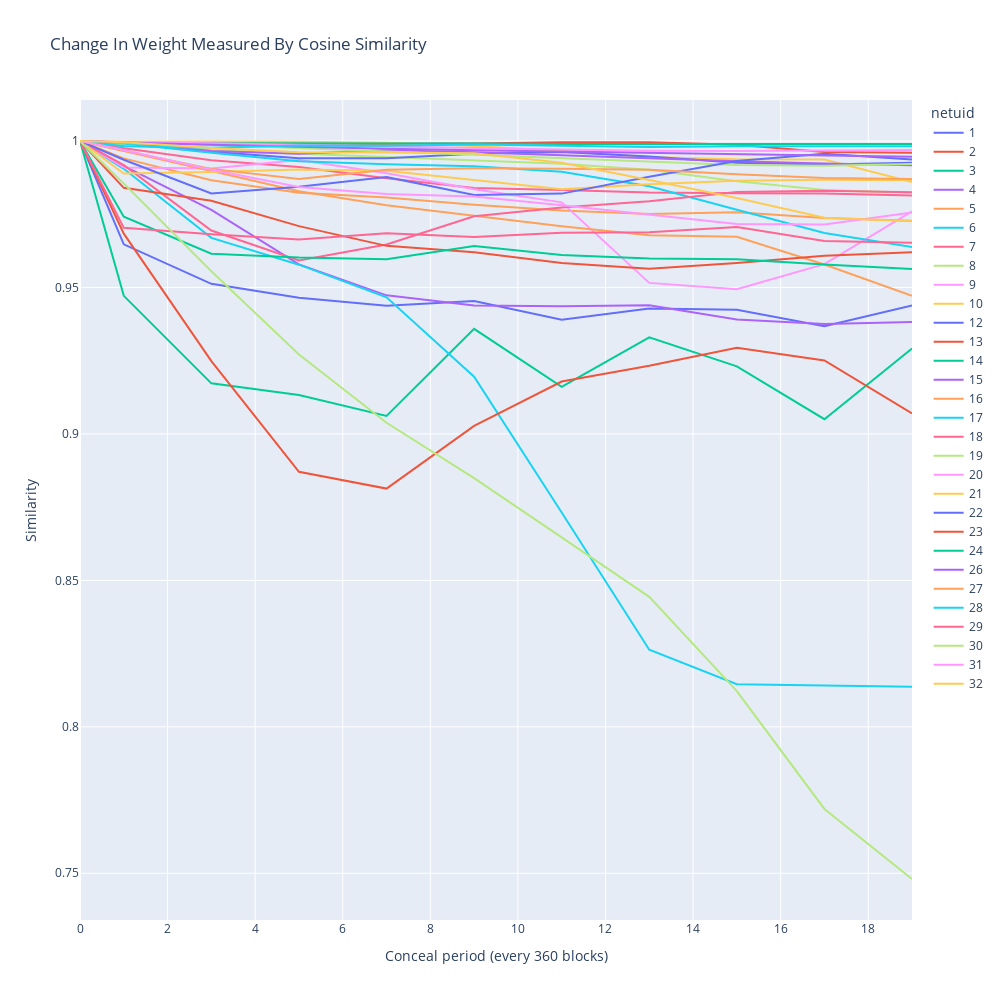

The notebook cell saved with this chart:
### Code cell
similarities = {}

for netuid in setup.netuids:
    similarities[netuid] = {}
    
    for conceal_period in setup.conceal_periods:

        if conceal_period == 0:
            similarities[netuid][conceal_period] = 1
            continue

        similarity = torch.load(f"{setup.result_path}/similarity_netuid{netuid}_conceal{conceal_period}.pt")
        similarities[netuid][conceal_period] = similarity.mean().item()

similarities = pd.DataFrame(similarities, dtype='float64')

fig = px.line(
    similarities,
    labels={
        "value": "Similarity",
        "index": "Conceal period (every 360 blocks)",
        "variable": "netuid"
    },
    title="Change in weight measured by cosine similarity".title(),
    width = 1000,
    height = 1000,
)
fig.show()

### Figure 1 — Plotly figure (JSON) as saved in the notebook; plotly's stock layout.template omitted (floating-point values rounded to 4 significant figures)
{"data": [{"hovertemplate": "netuid=1<br>Conceal period (every 360 blocks)=%{x}<br>Similarity=%{y}<extra></extra>", "legendgroup": "1", "line": {"color": "#636efa", "dash": "solid"}, "marker": {"symbol": "circle"}, "mode": "lines", "name": "1", "orientation": "v", "showlegend": true, "type": "scatter", "x": [0, 1, 3, 5, 7, 9, 11, 13, 15, 17, 19], "xaxis": "x", "y": [1, 0.9647, 0.9512, 0.9465, 0.9437, 0.9454, 0.939, 0.9428, 0.9424, 0.9368, 0.9438], "yaxis": "y"}, {"hovertemplate": "netuid=2<br>Conceal period (every 360 blocks)=%{x}<br>Similarity=%{y}<extra></extra>", "legendgroup": "2", "line": {"color": "#EF553B", "dash": "solid"}, "marker": {"symbol": "circle"}, "mode": "lines", "name": "2", "orientation": "v", "showlegend": true, "type": "scatter", "x": [0, 1, 3, 5, 7, 9, 11, 13, 15, 17, 19], "xaxis": "x", "y": [1, 0.9993, 0.9991, 0.9989, 0.999, 0.9992, 0.9996, 0.9995, 0.9987, 0.9962, 0.996], "yaxis": "y"}, {"hovertemplate": "netuid=3<br>Conceal period (every 360 blocks)=%{x}<br>Similarity=%{y}<extra></extra>", "legendgroup": "3", "line": {"color": "#00cc96", "dash": "solid"}, "marker": {"symbol": "circle"}, "mode": "lines", "name": "3", "orientation": "v", "showlegend": true, "type": "scatter", "x": [0, 1, 3, 5, 7, 9, 11, 13, 15, 17, 19], "xaxis": "x", "y": [1, 0.9471, 0.9173, 0.9133, 0.9062, 0.9359, 0.9161, 0.933, 0.9231, 0.905, 0.9291], "yaxis": "y"}, {"hovertemplate": "netuid=4<br>Conceal period (every 360 blocks)=%{x}<br>Similarity=%{y}<extra></extra>", "legendgroup": "4", "line": {"color": "#ab63fa", "dash": "solid"}, "marker": {"symbol": "circle"}, "mode": "lines", "name": "4", "orientation": "v", "showlegend": true, "type": "scatter", "x": [0, 1, 3, 5, 7, 9, 11, 13, 15, 17, 19], "xaxis": "x", "y": [1, 0.9915, 0.9765, 0.9579, 0.9473, 0.9438, 0.9436, 0.9439, 0.9391, 0.9376, 0.9382], "yaxis": "y"}, {"hovertemplate": "netuid=5<br>Conceal period (every 360 blocks)=%{x}<br>Similarity=%{y}<extra></extra>", "legendgroup": "5", "line": {"color": "#FFA15A", "dash": "solid"}, "marker": {"symbol": "circle"}, "mode": "lines", "name": "5", "orientation": "v", "showlegend": true, "type": "scatter", "x": [0, 1, 3, 5, 7, 9, 11, 13, 15, 17, 19], "xaxis": "x", "y": [1, 0.9941, 0.9866, 0.9823, 0.9807, 0.9783, 0.9762, 0.9751, 0.9756, 0.9737, 0.9728], "yaxis": "y"}, {"hovertemplate": "netuid=6<br>Conceal period (every 360 blocks)=%{x}<br>Similarity=%{y}<extra></extra>", "legendgroup": "6", "line": {"color": "#19d3f3", "dash": "solid"}, "marker": {"symbol": "circle"}, "mode": "lines", "name": "6", "orientation": "v", "showlegend": true, "type": "scatter", "x": [0, 1, 3, 5, 7, 9, 11, 13, 15, 17, 19], "xaxis": "x", "y": [1, 0.9905, 0.9669, 0.9578, 0.9467, 0.9195, 0.8732, 0.8263, 0.8146, 0.8141, 0.8137], "yaxis": "y"}, {"hovertemplate": "netuid=7<br>Conceal period (every 360 blocks)=%{x}<br>Similarity=%{y}<extra></extra>", "legendgroup": "7", "line": {"color": "#FF6692", "dash": "solid"}, "marker": {"symbol": "circle"}, "mode": "lines", "name": "7", "orientation": "v", "showlegend": true, "type": "scatter", "x": [0, 1, 3, 5, 7, 9, 11, 13, 15, 17, 19], "xaxis": "x", "y": [1, 0.9975, 0.9934, 0.9911, 0.9873, 0.984, 0.9833, 0.9824, 0.9821, 0.9821, 0.9814], "yaxis": "y"}, {"hovertemplate": "netuid=8<br>Conceal period (every 360 blocks)=%{x}<br>Similarity=%{y}<extra></extra>", "legendgroup": "8", "line": {"color": "#B6E880", "dash": "solid"}, "marker": {"symbol": "circle"}, "mode": "lines", "name": "8", "orientation": "v", "showlegend": true, "type": "scatter", "x": [0, 1, 3, 5, 7, 9, 11, 13, 15, 17, 19], "xaxis": "x", "y": [1, 0.9986, 0.9968, 0.9957, 0.9945, 0.9933, 0.9922, 0.9902, 0.9863, 0.9833, 0.9823], "yaxis": "y"}, {"hovertemplate": "netuid=9<br>Conceal period (every 360 blocks)=%{x}<br>Similarity=%{y}<extra></extra>", "legendgroup": "9", "line": {"color": "#FF97FF", "dash": "solid"}, "marker": {"symbol": "circle"}, "mode": "lines", "name": "9", "orientation": "v", "showlegend": true, "type": "scatter", "x": [0, 1, 3, 5, 7, 9, 11, 13, 15, 17, 19], "xaxis": "x", "y": [1, 0.991, 0.9906, 0.9935, 0.989, 0.9835, 0.979, 0.9516, 0.9494, 0.958, 0.976], "yaxis": "y"}, {"hovertemplate": "netuid=10<br>Conceal period (every 360 blocks)=%{x}<br>Similarity=%{y}<extra></extra>", "legendgroup": "10", "line": {"color": "#FECB52", "dash": "solid"}, "marker": {"symbol": "circle"}, "mode": "lines", "name": "10", "orientation": "v", "showlegend": true, "type": "scatter", "x": [0, 1, 3, 5, 7, 9, 11, 13, 15, 17, 19], "xaxis": "x", "y": [1, 0.9998, 0.9998, 0.9998, 0.9994, 0.9983, 0.9966, 0.9946, 0.9938, 0.9937, 0.986], "yaxis": "y"}, {"hovertemplate": "netuid=12<br>Conceal period (every 360 blocks)=%{x}<br>Similarity=%{y}<extra></extra>", "legendgroup": "12", "line": {"color": "#636efa", "dash": "solid"}, "marker": {"symbol": "circle"}, "mode": "lines", "name": "12", "orientation": "v", "showlegend": true, "type": "scatter", "x": [0, 1, 3, 5, 7, 9, 11, 13, 15, 17, 19], "xaxis": "x", "y": [1, 0.9993, 0.9963, 0.9941, 0.9941, 0.9956, 0.9962, 0.9947, 0.9926, 0.992, 0.9925], "yaxis": "y"}, {"hovertemplate": "netuid=13<br>Conceal period (every 360 blocks)=%{x}<br>Similarity=%{y}<extra></extra>", "legendgroup": "13", "line": {"color": "#EF553B", "dash": "solid"}, "marker": {"symbol": "circle"}, "mode": "lines", "name": "13", "orientation": "v", "showlegend": true, "type": "scatter", "x": [0, 1, 3, 5, 7, 9, 11, 13, 15, 17, 19], "xaxis": "x", "y": [1, 0.9684, 0.9248, 0.8871, 0.8813, 0.9027, 0.9179, 0.9233, 0.9294, 0.9251, 0.907], "yaxis": "y"}, {"hovertemplate": "netuid=14<br>Conceal period (every 360 blocks)=%{x}<br>Similarity=%{y}<extra></extra>", "legendgroup": "14", "line": {"color": "#00cc96", "dash": "solid"}, "marker": {"symbol": "circle"}, "mode": "lines", "name": "14", "orientation": "v", "showlegend": true, "type": "scatter", "x": [0, 1, 3, 5, 7, 9, 11, 13, 15, 17, 19], "xaxis": "x", "y": [1, 0.9993, 0.9992, 0.9993, 0.9992, 0.9991, 0.9989, 0.9989, 0.9989, 0.999, 0.999], "yaxis": "y"}, {"hovertemplate": "netuid=15<br>Conceal period (every 360 blocks)=%{x}<br>Similarity=%{y}<extra></extra>", "legendgroup": "15", "line": {"color": "#ab63fa", "dash": "solid"}, "marker": {"symbol": "circle"}, "mode": "lines", "name": "15", "orientation": "v", "showlegend": true, "type": "scatter", "x": [0, 1, 3, 5, 7, 9, 11, 13, 15, 17, 19], "xaxis": "x", "y": [1, 0.9994, 0.9966, 0.9956, 0.9969, 0.9962, 0.9951, 0.994, 0.9931, 0.9923, 0.9917], "yaxis": "y"}, {"hovertemplate": "netuid=16<br>Conceal period (every 360 blocks)=%{x}<br>Similarity=%{y}<extra></extra>", "legendgroup": "16", "line": {"color": "#FFA15A", "dash": "solid"}, "marker": {"symbol": "circle"}, "mode": "lines", "name": "16", "orientation": "v", "showlegend": true, "type": "scatter", "x": [0, 1, 3, 5, 7, 9, 11, 13, 15, 17, 19], "xaxis": "x", "y": [1, 0.9966, 0.9897, 0.9829, 0.9781, 0.9745, 0.9709, 0.9678, 0.9673, 0.9579, 0.9471], "yaxis": "y"}, {"hovertemplate": "netuid=17<br>Conceal period (every 360 blocks)=%{x}<br>Similarity=%{y}<extra></extra>", "legendgroup": "17", "line": {"color": "#19d3f3", "dash": "solid"}, "marker": {"symbol": "circle"}, "mode": "lines", "name": "17", "orientation": "v", "showlegend": true, "type": "scatter", "x": [0, 1, 3, 5, 7, 9, 11, 13, 15, 17, 19], "xaxis": "x", "y": [1, 0.9991, 0.996, 0.9931, 0.9921, 0.9914, 0.9895, 0.9845, 0.9766, 0.9686, 0.9638], "yaxis": "y"}, {"hovertemplate": "netuid=18<br>Conceal period (every 360 blocks)=%{x}<br>Similarity=%{y}<extra></extra>", "legendgroup": "18", "line": {"color": "#FF6692", "dash": "solid"}, "marker": {"symbol": "circle"}, "mode": "lines", "name": "18", "orientation": "v", "showlegend": true, "type": "scatter", "x": [0, 1, 3, 5, 7, 9, 11, 13, 15, 17, 19], "xaxis": "x", "y": [1, 0.9918, 0.9694, 0.9592, 0.9646, 0.9743, 0.9773, 0.9795, 0.9826, 0.983, 0.9825], "yaxis": "y"}, {"hovertemplate": "netuid=19<br>Conceal period (every 360 blocks)=%{x}<br>Similarity=%{y}<extra></extra>", "legendgroup": "19", "line": {"color": "#B6E880", "dash": "solid"}, "marker": {"symbol": "circle"}, "mode": "lines", "name": "19", "orientation": "v", "showlegend": true, "type": "scatter", "x": [0, 1, 3, 5, 7, 9, 11, 13, 15, 17, 19], "xaxis": "x", "y": [1, 0.9993, 0.9987, 0.9977, 0.9964, 0.9953, 0.9942, 0.9929, 0.9918, 0.9915, 0.9921], "yaxis": "y"}, {"hovertemplate": "netuid=20<br>Conceal period (every 360 blocks)=%{x}<br>Similarity=%{y}<extra></extra>", "legendgroup": "20", "line": {"color": "#FF97FF", "dash": "solid"}, "marker": {"symbol": "circle"}, "mode": "lines", "name": "20", "orientation": "v", "showlegend": true, "type": "scatter", "x": [0, 1, 3, 5, 7, 9, 11, 13, 15, 17, 19], "xaxis": "x", "y": [1, 0.9996, 0.9992, 0.9986, 0.998, 0.9976, 0.9971, 0.9967, 0.9966, 0.9968, 0.9969], "yaxis": "y"}, {"hovertemplate": "netuid=21<br>Conceal period (every 360 blocks)=%{x}<br>Similarity=%{y}<extra></extra>", "legendgroup": "21", "line": {"color": "#FECB52", "dash": "solid"}, "marker": {"symbol": "circle"}, "mode": "lines", "name": "21", "orientation": "v", "showlegend": true, "type": "scatter", "x": [0, 1, 3, 5, 7, 9, 11, 13, 15, 17, 19], "xaxis": "x", "y": [1, 0.9889, 0.9894, 0.9903, 0.9899, 0.9868, 0.9835, 0.9853, 0.9864, 0.9868, 0.9866], "yaxis": "y"}, {"hovertemplate": "netuid=22<br>Conceal period (every 360 blocks)=%{x}<br>Similarity=%{y}<extra></extra>", "legendgroup": "22", "line": {"color": "#636efa", "dash": "solid"}, "marker": {"symbol": "circle"}, "mode": "lines", "name": "22", "orientation": "v", "showlegend": true, "type": "scatter", "x": [0, 1, 3, 5, 7, 9, 11, 13, 15, 17, 19], "xaxis": "x", "y": [1, 0.9936, 0.9821, 0.9844, 0.9877, 0.9816, 0.982, 0.9878, 0.9932, 0.9957, 0.9937], "yaxis": "y"}, {"hovertemplate": "netuid=23<br>Conceal period (every 360 blocks)=%{x}<br>Similarity=%{y}<extra></extra>", "legendgroup": "23", "line": {"color": "#EF553B", "dash": "solid"}, "marker": {"symbol": "circle"}, "mode": "lines", "name": "23", "orientation": "v", "showlegend": true, "type": "scatter", "x": [0, 1, 3, 5, 7, 9, 11, 13, 15, 17, 19], "xaxis": "x", "y": [1, 0.984, 0.9796, 0.9709, 0.9642, 0.962, 0.9584, 0.9564, 0.9583, 0.9608, 0.962], "yaxis": "y"}, {"hovertemplate": "netuid=24<br>Conceal period (every 360 blocks)=%{x}<br>Similarity=%{y}<extra></extra>", "legendgroup": "24", "line": {"color": "#00cc96", "dash": "solid"}, "marker": {"symbol": "circle"}, "mode": "lines", "name": "24", "orientation": "v", "showlegend": true, "type": "scatter", "x": [0, 1, 3, 5, 7, 9, 11, 13, 15, 17, 19], "xaxis": "x", "y": [1, 0.9742, 0.9615, 0.9602, 0.9596, 0.9641, 0.9611, 0.9599, 0.9596, 0.9578, 0.9563], "yaxis": "y"}, {"hovertemplate": "netuid=26<br>Conceal period (every 360 blocks)=%{x}<br>Similarity=%{y}<extra></extra>", "legendgroup": "26", "line": {"color": "#ab63fa", "dash": "solid"}, "marker": {"symbol": "circle"}, "mode": "lines", "name": "26", "orientation": "v", "showlegend": true, "type": "scatter", "x": [0, 1, 3, 5, 7, 9, 11, 13, 15, 17, 19], "xaxis": "x", "y": [1, 0.9995, 0.9987, 0.9979, 0.9973, 0.9968, 0.9963, 0.9958, 0.9954, 0.995, 0.9946], "yaxis": "y"}, {"hovertemplate": "netuid=27<br>Conceal period (every 360 blocks)=%{x}<br>Similarity=%{y}<extra></extra>", "legendgroup": "27", "line": {"color": "#FFA15A", "dash": "solid"}, "marker": {"symbol": "circle"}, "mode": "lines", "name": "27", "orientation": "v", "showlegend": true, "type": "scatter", "x": [0, 1, 3, 5, 7, 9, 11, 13, 15, 17, 19], "xaxis": "x", "y": [1, 0.9967, 0.9905, 0.987, 0.9902, 0.9907, 0.9905, 0.9902, 0.9887, 0.9873, 0.9871], "yaxis": "y"}, {"hovertemplate": "netuid=28<br>Conceal period (every 360 blocks)=%{x}<br>Similarity=%{y}<extra></extra>", "legendgroup": "28", "line": {"color": "#19d3f3", "dash": "solid"}, "marker": {"symbol": "circle"}, "mode": "lines", "name": "28", "orientation": "v", "showlegend": true, "type": "scatter", "x": [0, 1, 3, 5, 7, 9, 11, 13, 15, 17, 19], "xaxis": "x", "y": [1, 0.9982, 0.9977, 0.9985, 0.9984, 0.9988, 0.9984, 0.9979, 0.9982, 0.9983, 0.9982], "yaxis": "y"}, {"hovertemplate": "netuid=29<br>Conceal period (every 360 blocks)=%{x}<br>Similarity=%{y}<extra></extra>", "legendgroup": "29", "line": {"color": "#FF6692", "dash": "solid"}, "marker": {"symbol": "circle"}, "mode": "lines", "name": "29", "orientation": "v", "showlegend": true, "type": "scatter", "x": [0, 1, 3, 5, 7, 9, 11, 13, 15, 17, 19], "xaxis": "x", "y": [1, 0.9703, 0.9681, 0.9663, 0.9685, 0.9672, 0.9686, 0.9689, 0.9706, 0.9658, 0.9652], "yaxis": "y"}, {"hovertemplate": "netuid=30<br>Conceal period (every 360 blocks)=%{x}<br>Similarity=%{y}<extra></extra>", "legendgroup": "30", "line": {"color": "#B6E880", "dash": "solid"}, "marker": {"symbol": "circle"}, "mode": "lines", "name": "30", "orientation": "v", "showlegend": true, "type": "scatter", "x": [0, 1, 3, 5, 7, 9, 11, 13, 15, 17, 19], "xaxis": "x", "y": [1, 0.9855, 0.9556, 0.9271, 0.9038, 0.8849, 0.8647, 0.8444, 0.8122, 0.772, 0.7481], "yaxis": "y"}, {"hovertemplate": "netuid=31<br>Conceal period (every 360 blocks)=%{x}<br>Similarity=%{y}<extra></extra>", "legendgroup": "31", "line": {"color": "#FF97FF", "dash": "solid"}, "marker": {"symbol": "circle"}, "mode": "lines", "name": "31", "orientation": "v", "showlegend": true, "type": "scatter", "x": [0, 1, 3, 5, 7, 9, 11, 13, 15, 17, 19], "xaxis": "x", "y": [1, 0.9969, 0.9902, 0.9843, 0.9819, 0.981, 0.978, 0.9748, 0.9717, 0.9715, 0.9756], "yaxis": "y"}, {"hovertemplate": "netuid=32<br>Conceal period (every 360 blocks)=%{x}<br>Similarity=%{y}<extra></extra>", "legendgroup": "32", "line": {"color": "#FECB52", "dash": "solid"}, "marker": {"symbol": "circle"}, "mode": "lines", "name": "32", "orientation": "v", "showlegend": true, "type": "scatter", "x": [0, 1, 3, 5, 7, 9, 11, 13, 15, 17, 19], "xaxis": "x", "y": [1, 0.9996, 0.9976, 0.9962, 0.9961, 0.9958, 0.9926, 0.9867, 0.9805, 0.9738, 0.9726], "yaxis": "y"}], "layout": {"height": 1000, "legend": {"title": {"text": "netuid"}, "tracegroupgap": 0}, "title": {"text": "Change In Weight Measured By Cosine Similarity"}, "width": 1000, "xaxis": {"anchor": "y", "domain": [0, 1], "title": {"text": "Conceal period (every 360 blocks)"}}, "yaxis": {"anchor": "x", "domain": [0, 1], "title": {"text": "Similarity"}}}}
